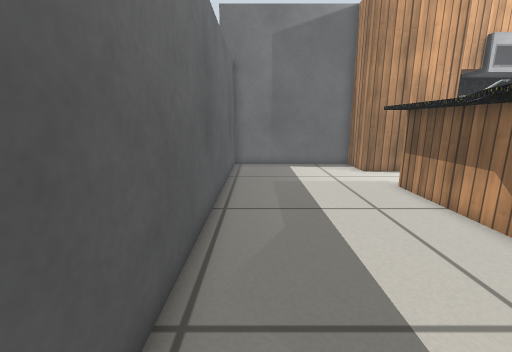
[1] (above)

16 first-person views from a walk through a Gazebo world. The camera is 0.56 m above the floor, tilts 12° down and sees 90° across. The floor is counted in squares, 0.2 m on a side. Each view is taken from the middle of a square. On the plan, view 1 faces up. The plan holds only what a view shows up to about 18 squares ahead; the rest is blank. Some surface patterns are stand-ins.

[2]
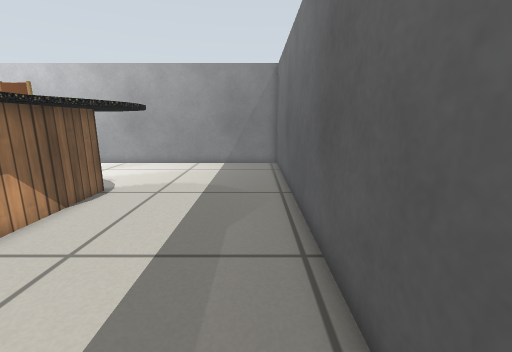

[3]
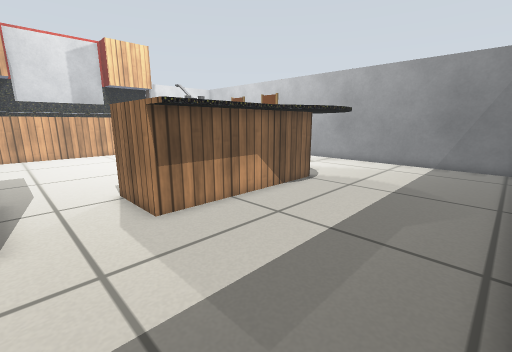

[4]
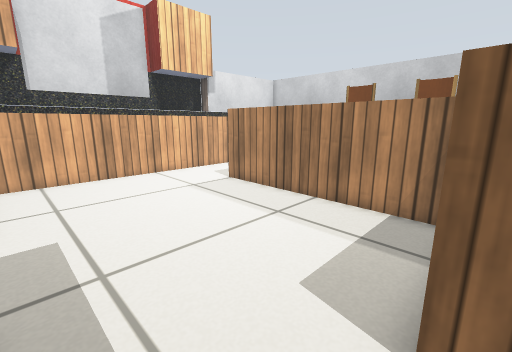

[5]
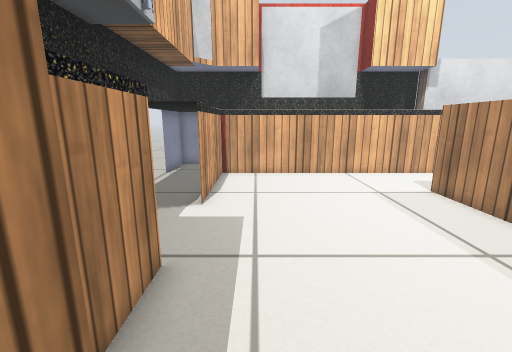

[6]
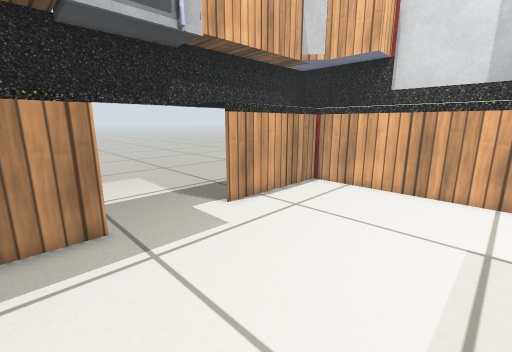

[7]
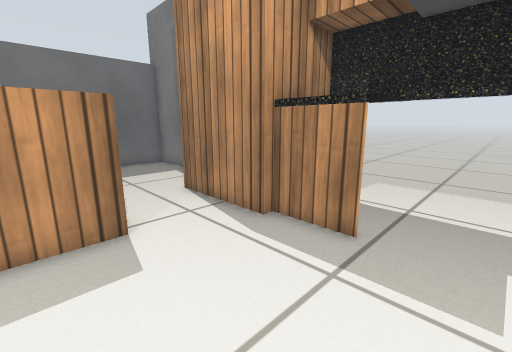

[8]
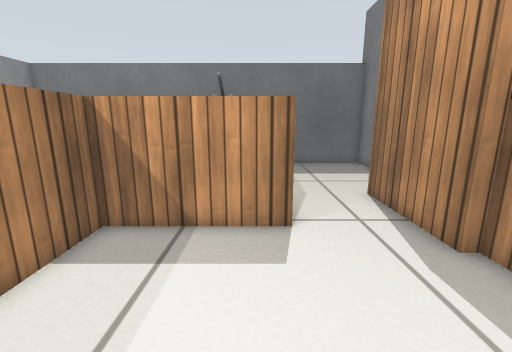

[9]
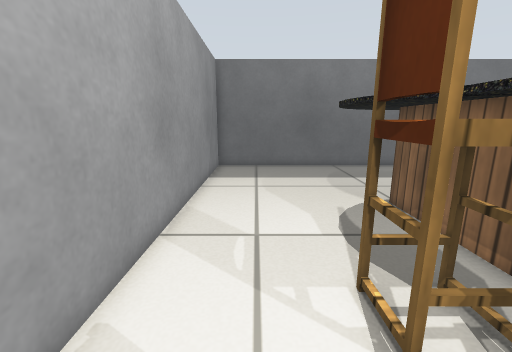

[10]
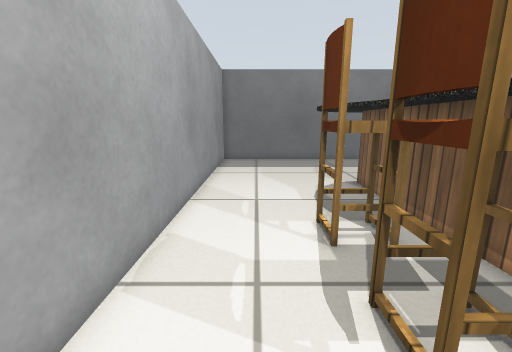

[11]
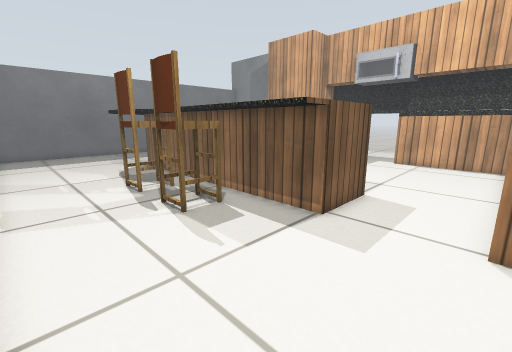

[12]
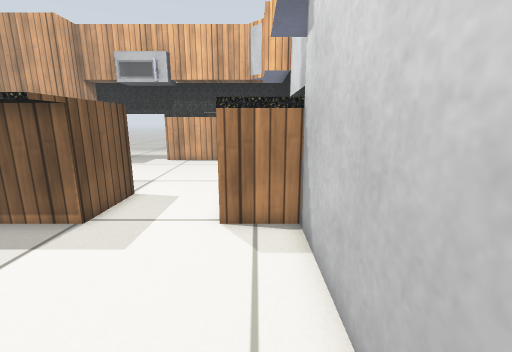

[13]
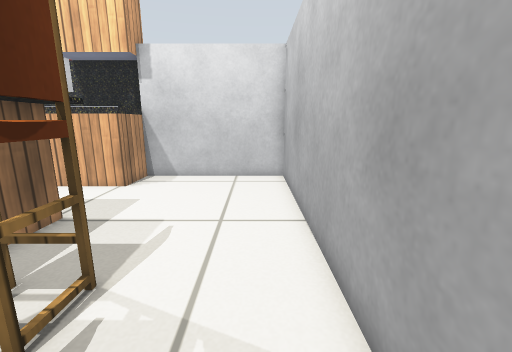

[14]
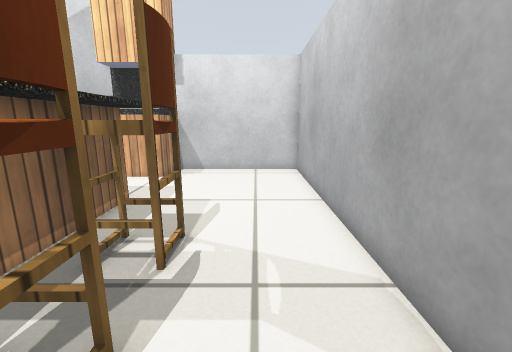

[15]
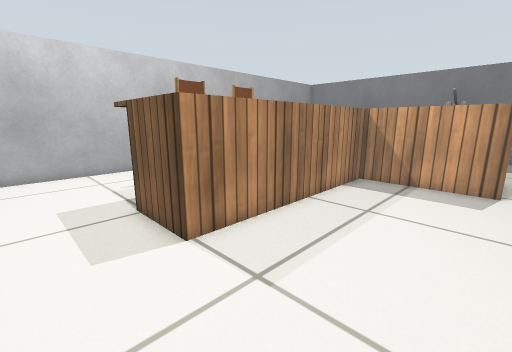

[16]
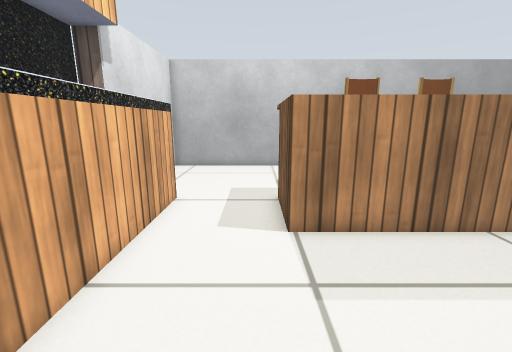

### Floor plan
Key: @ floor where view 1 was taken; # wall or solid block; . floor.
Columns run from 2 left of view 1 to 25 right of it. Each row starts with its distance up from view 1.
 18                ######
 17 #########       ....
 16 #.......#       ....
 15 #.......########....######
 14 #........................#
 13 #........................#
 12 #........................#
 11 #.......####.............#
 10 #.......## #.............#
  9 #.......####.............#
  8 #.......#  #.............#
  7 #.......#  #.............#
  6 #......##  ###########...#
  5 #......##            #...#
  4 #.....###            #...#
  3 #.....################...###
  2 #......  #############.....#
  1 #....... ###.##..##........#
  0 #.@..........##..##........#
 -1 #..........................#
 -2 #..........................#
 -3 #..........................#
 -4 #..........................#
 -5 ############################

Positions as (right, up) in squares from view 1, and headings:
1: (0, 0), facing up
2: (0, 13), facing down
3: (-1, 14), facing down-right
4: (9, 14), facing down-right
5: (9, 13), facing right
6: (12, 8), facing up-right
7: (16, 9), facing up-left
8: (16, 10), facing left
9: (15, -2), facing left
10: (18, -2), facing left
11: (23, -4), facing up-left
12: (24, -4), facing up
13: (12, -3), facing right
14: (10, -2), facing right
15: (22, 11), facing down-left
16: (20, 12), facing down
